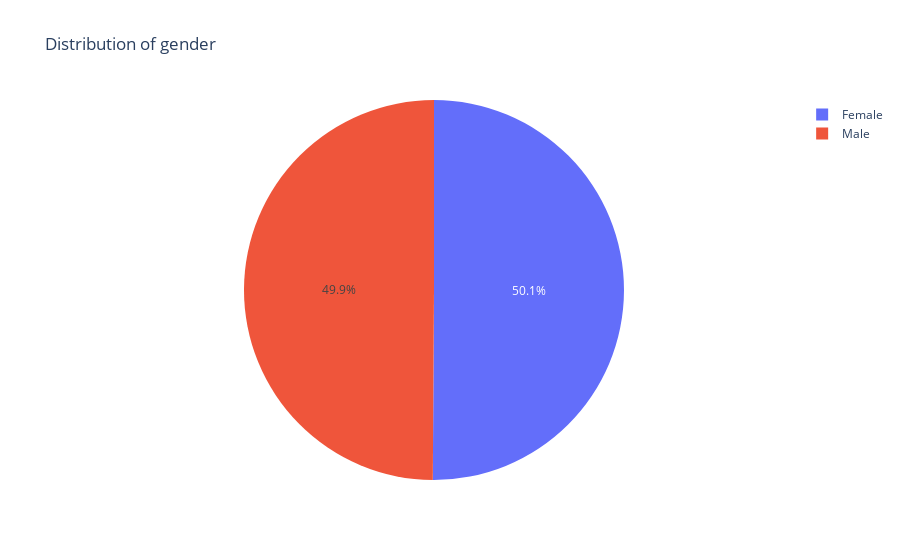

The code cell stored with this chart in its notebook:
### Code cell
px.pie(data_frame = o_cols , names = 'gender', title = 'Distribution of gender' )

### Figure 1 — Plotly figure (JSON) as saved in the notebook; plotly's stock layout.template omitted (floating-point values rounded to 4 significant figures; data arrays with more than 128 entries replaced by an {"elided": "..."} marker saying what was removed)
{"data": [{"domain": {"x": [0, 1], "y": [0, 1]}, "hovertemplate": "gender=%{label}<extra></extra>", "labels": {"elided": "1000 str values"}, "legendgroup": "", "name": "", "showlegend": true, "type": "pie"}], "layout": {"legend": {"tracegroupgap": 0}, "title": {"text": "Distribution of gender"}}}
